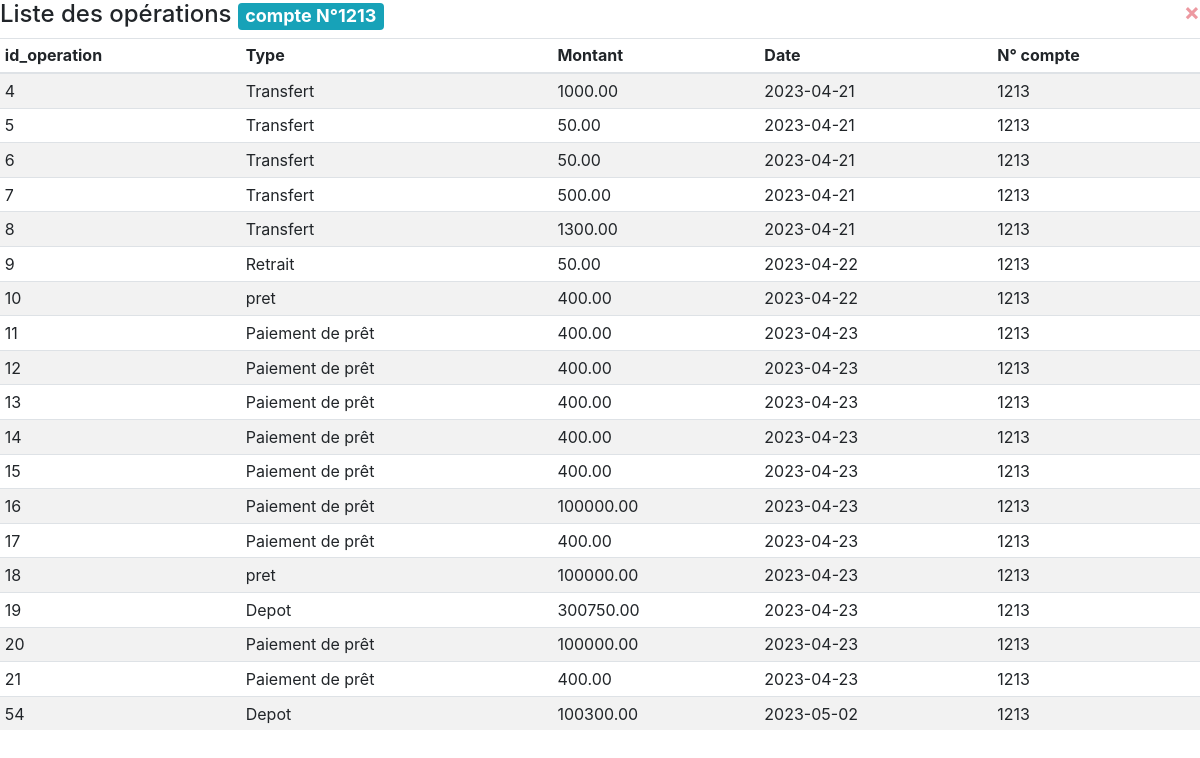
/Session_Client_Gestion_compres_bancaires/listeoperations.php?numero_compte=1213, run on the app's committed database.
### tables this page shows
CREATE TABLE `operation` (
  `id_operation` int(11) NOT NULL,
  `type_operation` varchar(50) DEFAULT NULL,
  `montant` decimal(10,2) DEFAULT NULL,
  `date_operation` date DEFAULT NULL,
  `numero_compte` int(11) DEFAULT NULL
);

### Session_Client_Gestion_compres_bancaires/listeoperations.php (the view, shortened to what this page needs)
<?php
require 'Client.php';
try {
    $numero_compte = $_GET['numero_compte'];
    $stmt = $conn->prepare("SELECT * FROM operation WHERE numero_compte = :numero_compte");
    $stmt->bindParam(':numero_compte', $numero_compte);
    $stmt->execute();
    $operations = $stmt->fetchAll();
    if (count($operations) === 0) {
        $btnCloseResponse = "<div><button class='btn close text-danger float-right' onclick='closeListeOperation();'>&times;</button></div>";
        $response = "<div class='alert alert-info text-center'>$btnCloseResponse Aucune operation pour le compte <span class='badge badge-info'>N&deg;$numero_compte</span></div>";
        echo $response;
    } else {
        ?>
        <!DOCTYPE html>
        <html>
        <head>
            <link rel="stylesheet" href="../bootstrap/css/bootstrap.css">
        </head>
        <body>
            <button class="btn close text-danger float-right" onclick="closeListeOperation();">&times;</button>
            <h4>Liste des opérations <span class='badge badge-info text-italic'>compte N&deg;<?php echo $numero_compte; ?></span></h4>
            <table class="table table-striped table-sm">
                <thead>
                    <tr>
                        <th>id_operation</th>
                        <th>Type</th>
                        <th>Montant</th>
                        <th>Date</th>
                        <th>N&deg; compte</th>
                    </tr>
                </thead>
                <tbody>
                    <?php
                    foreach ($operations as $operation) {
                        echo "<tr>";
                        echo "<td>" . $operation['id_operation'] . "</td>";
                        echo "<td>" . $operation['type_operation'] . "</td>";
                        echo "<td>" . $operation['montant'] . "</td>";
                        echo "<td>" . $operation['date_operation'] . "</td>";
                        echo "<td>" . $operation['numero_compte'] . "</td>";
                        echo "</tr>";
                    }
                    ?>
                </tbody>
            </table>
        </body>
        </html>
        <?php
        }
} catch(PDOException $e) {
    echo "Erreur : " . $e->getMessage();
}
?>

### data on the page
operation: id_operation "4", type_operation "Transfert", montant "1000.00", date_operation "2023-04-21", numero_compte "1213"
operation: id_operation "5", type_operation "Transfert", montant "50.00", date_operation "2023-04-21", numero_compte "1213"
operation: id_operation "6", type_operation "Transfert", montant "50.00", date_operation "2023-04-21", numero_compte "1213"
operation: id_operation "7", type_operation "Transfert", montant "500.00", date_operation "2023-04-21", numero_compte "1213"
operation: id_operation "8", type_operation "Transfert", montant "1300.00", date_operation "2023-04-21", numero_compte "1213"
operation: id_operation "9", type_operation "Retrait", montant "50.00", date_operation "2023-04-22", numero_compte "1213"
operation: id_operation "10", type_operation "pret", montant "400.00", date_operation "2023-04-22", numero_compte "1213"
operation: id_operation "11", type_operation "Paiement de prêt", montant "400.00", date_operation "2023-04-23", numero_compte "1213"
operation: id_operation "12", type_operation "Paiement de prêt", montant "400.00", date_operation "2023-04-23", numero_compte "1213"
operation: id_operation "13", type_operation "Paiement de prêt", montant "400.00", date_operation "2023-04-23", numero_compte "1213"
operation: id_operation "14", type_operation "Paiement de prêt", montant "400.00", date_operation "2023-04-23", numero_compte "1213"
operation: id_operation "15", type_operation "Paiement de prêt", montant "400.00", date_operation "2023-04-23", numero_compte "1213"
operation: id_operation "16", type_operation "Paiement de prêt", montant "100000.00", date_operation "2023-04-23", numero_compte "1213"
operation: id_operation "17", type_operation "Paiement de prêt", montant "400.00", date_operation "2023-04-23", numero_compte "1213"
operation: id_operation "18", type_operation "pret", montant "100000.00", date_operation "2023-04-23", numero_compte "1213"
operation: id_operation "19", type_operation "Depot", montant "300750.00", date_operation "2023-04-23", numero_compte "1213"
operation: id_operation "20", type_operation "Paiement de prêt", montant "100000.00", date_operation "2023-04-23", numero_compte "1213"
operation: id_operation "21", type_operation "Paiement de prêt", montant "400.00", date_operation "2023-04-23", numero_compte "1213"
operation: id_operation "54", type_operation "Depot", montant "100300.00", date_operation "2023-05-02", numero_compte "1213"

### other printed values
$numero_compte "1213"
